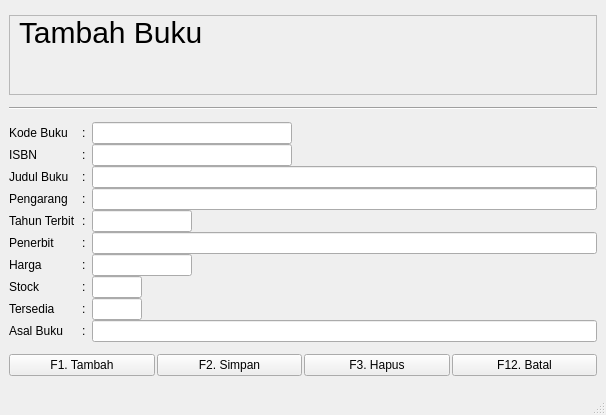
<?xml version="1.0" encoding="UTF-8"?>
<ui version="4.0">
 <class>EditBuku</class>
 <widget class="QMainWindow" name="EditBuku">
  <property name="geometry">
   <rect>
    <x>0</x>
    <y>0</y>
    <width>606</width>
    <height>415</height>
   </rect>
  </property>
  <property name="windowTitle">
   <string>MainWindow</string>
  </property>
  <widget class="QWidget" name="centralwidget">
   <layout class="QVBoxLayout" name="verticalLayout">
    <item>
     <widget class="QFrame" name="frame">
      <property name="maximumSize">
       <size>
        <width>16777215</width>
        <height>80</height>
       </size>
      </property>
      <property name="styleSheet">
       <string notr="true">border-color: rgba(255, 255, 255, 0);</string>
      </property>
      <property name="frameShape">
       <enum>QFrame::StyledPanel</enum>
      </property>
      <property name="frameShadow">
       <enum>QFrame::Raised</enum>
      </property>
      <widget class="QLabel" name="labelTitle">
       <property name="geometry">
        <rect>
         <x>10</x>
         <y>0</y>
         <width>571</width>
         <height>61</height>
        </rect>
       </property>
       <property name="styleSheet">
        <string notr="true">font-size: 30px;</string>
       </property>
       <property name="text">
        <string>Tambah Buku</string>
       </property>
       <property name="alignment">
        <set>Qt::AlignLeading|Qt::AlignLeft|Qt::AlignTop</set>
       </property>
      </widget>
     </widget>
    </item>
    <item>
     <widget class="Line" name="line">
      <property name="orientation">
       <enum>Qt::Horizontal</enum>
      </property>
     </widget>
    </item>
    <item>
     <layout class="QGridLayout" name="gridLayout">
      <property name="verticalSpacing">
       <number>0</number>
      </property>
      <item row="0" column="1">
       <widget class="QLabel" name="label_2">
        <property name="text">
         <string>:</string>
        </property>
       </widget>
      </item>
      <item row="7" column="2">
       <widget class="QLineEdit" name="lStock">
        <property name="maximumSize">
         <size>
          <width>50</width>
          <height>16777215</height>
         </size>
        </property>
       </widget>
      </item>
      <item row="1" column="0">
       <widget class="QLabel" name="label_5">
        <property name="text">
         <string>ISBN</string>
        </property>
       </widget>
      </item>
      <item row="0" column="0">
       <widget class="QLabel" name="label">
        <property name="text">
         <string>Kode Buku</string>
        </property>
       </widget>
      </item>
      <item row="0" column="2">
       <widget class="QLineEdit" name="lKdBuku">
        <property name="maximumSize">
         <size>
          <width>200</width>
          <height>16777215</height>
         </size>
        </property>
       </widget>
      </item>
      <item row="1" column="1">
       <widget class="QLabel" name="label_6">
        <property name="text">
         <string>:</string>
        </property>
       </widget>
      </item>
      <item row="3" column="0">
       <widget class="QLabel" name="label_8">
        <property name="text">
         <string>Pengarang</string>
        </property>
       </widget>
      </item>
      <item row="2" column="0">
       <widget class="QLabel" name="label_7">
        <property name="text">
         <string>Judul Buku</string>
        </property>
       </widget>
      </item>
      <item row="8" column="0">
       <widget class="QLabel" name="label_15">
        <property name="text">
         <string>Tersedia</string>
        </property>
       </widget>
      </item>
      <item row="1" column="2">
       <widget class="QLineEdit" name="lISBN">
        <property name="maximumSize">
         <size>
          <width>200</width>
          <height>16777215</height>
         </size>
        </property>
        <property name="toolTip">
         <string>&lt;html&gt;&lt;head/&gt;&lt;body&gt;&lt;p&gt;Kode ISBN 13 Digit&lt;/p&gt;&lt;/body&gt;&lt;/html&gt;</string>
        </property>
       </widget>
      </item>
      <item row="2" column="1">
       <widget class="QLabel" name="label_10">
        <property name="text">
         <string>:</string>
        </property>
       </widget>
      </item>
      <item row="3" column="1">
       <widget class="QLabel" name="label_9">
        <property name="text">
         <string>:</string>
        </property>
       </widget>
      </item>
      <item row="6" column="0">
       <widget class="QLabel" name="label_13">
        <property name="text">
         <string>Harga</string>
        </property>
       </widget>
      </item>
      <item row="4" column="0">
       <widget class="QLabel" name="label_11">
        <property name="text">
         <string>Tahun Terbit</string>
        </property>
       </widget>
      </item>
      <item row="2" column="2">
       <widget class="QLineEdit" name="lJudul"/>
      </item>
      <item row="7" column="0">
       <widget class="QLabel" name="label_14">
        <property name="text">
         <string>Stock</string>
        </property>
       </widget>
      </item>
      <item row="5" column="2">
       <widget class="QLineEdit" name="lPenerbit"/>
      </item>
      <item row="5" column="0">
       <widget class="QLabel" name="label_12">
        <property name="text">
         <string>Penerbit</string>
        </property>
       </widget>
      </item>
      <item row="6" column="1">
       <widget class="QLabel" name="label_19">
        <property name="text">
         <string>:</string>
        </property>
       </widget>
      </item>
      <item row="7" column="1">
       <widget class="QLabel" name="label_20">
        <property name="text">
         <string>:</string>
        </property>
       </widget>
      </item>
      <item row="4" column="2">
       <widget class="QLineEdit" name="lTahun">
        <property name="maximumSize">
         <size>
          <width>100</width>
          <height>16777215</height>
         </size>
        </property>
       </widget>
      </item>
      <item row="6" column="2">
       <widget class="QLineEdit" name="lHarga">
        <property name="maximumSize">
         <size>
          <width>100</width>
          <height>16777215</height>
         </size>
        </property>
       </widget>
      </item>
      <item row="3" column="2">
       <widget class="QLineEdit" name="lPengarang"/>
      </item>
      <item row="4" column="1">
       <widget class="QLabel" name="label_17">
        <property name="text">
         <string>:</string>
        </property>
       </widget>
      </item>
      <item row="8" column="1">
       <widget class="QLabel" name="label_21">
        <property name="text">
         <string>:</string>
        </property>
       </widget>
      </item>
      <item row="8" column="2">
       <widget class="QLineEdit" name="lTersedia">
        <property name="maximumSize">
         <size>
          <width>50</width>
          <height>16777215</height>
         </size>
        </property>
       </widget>
      </item>
      <item row="5" column="1">
       <widget class="QLabel" name="label_18">
        <property name="text">
         <string>:</string>
        </property>
       </widget>
      </item>
      <item row="9" column="0">
       <widget class="QLabel" name="label_3">
        <property name="text">
         <string>Asal Buku</string>
        </property>
       </widget>
      </item>
      <item row="9" column="1">
       <widget class="QLabel" name="label_4">
        <property name="text">
         <string>:</string>
        </property>
       </widget>
      </item>
      <item row="9" column="2">
       <widget class="QLineEdit" name="lAsalBuku"/>
      </item>
     </layout>
    </item>
    <item>
     <layout class="QHBoxLayout" name="horizontalLayout">
      <property name="spacing">
       <number>2</number>
      </property>
      <property name="sizeConstraint">
       <enum>QLayout::SetNoConstraint</enum>
      </property>
      <item>
       <widget class="QPushButton" name="bEditTambah">
        <property name="focusPolicy">
         <enum>Qt::NoFocus</enum>
        </property>
        <property name="text">
         <string>F1. Tambah</string>
        </property>
        <property name="shortcut">
         <string>F1</string>
        </property>
       </widget>
      </item>
      <item>
       <widget class="QPushButton" name="bEditSimpan">
        <property name="focusPolicy">
         <enum>Qt::NoFocus</enum>
        </property>
        <property name="text">
         <string>F2. Simpan</string>
        </property>
        <property name="shortcut">
         <string>F2</string>
        </property>
       </widget>
      </item>
      <item>
       <widget class="QPushButton" name="bEditHapus">
        <property name="text">
         <string>F3. Hapus</string>
        </property>
        <property name="shortcut">
         <string>F3</string>
        </property>
       </widget>
      </item>
      <item>
       <widget class="QPushButton" name="bEditBatal">
        <property name="focusPolicy">
         <enum>Qt::NoFocus</enum>
        </property>
        <property name="text">
         <string>F12. Batal</string>
        </property>
        <property name="shortcut">
         <string>F12</string>
        </property>
       </widget>
      </item>
     </layout>
    </item>
   </layout>
  </widget>
  <widget class="QStatusBar" name="statusbar"/>
 </widget>
 <tabstops>
  <tabstop>lKdBuku</tabstop>
  <tabstop>lISBN</tabstop>
  <tabstop>lJudul</tabstop>
  <tabstop>lPengarang</tabstop>
  <tabstop>lTahun</tabstop>
  <tabstop>lPenerbit</tabstop>
  <tabstop>lHarga</tabstop>
  <tabstop>lStock</tabstop>
  <tabstop>lTersedia</tabstop>
 </tabstops>
 <resources/>
 <connections>
  <connection>
   <sender>bEditBatal</sender>
   <signal>clicked()</signal>
   <receiver>EditBuku</receiver>
   <slot>close()</slot>
   <hints>
    <hint type="sourcelabel">
     <x>534</x>
     <y>351</y>
    </hint>
    <hint type="destinationlabel">
     <x>596</x>
     <y>121</y>
    </hint>
   </hints>
  </connection>
 </connections>
</ui>
